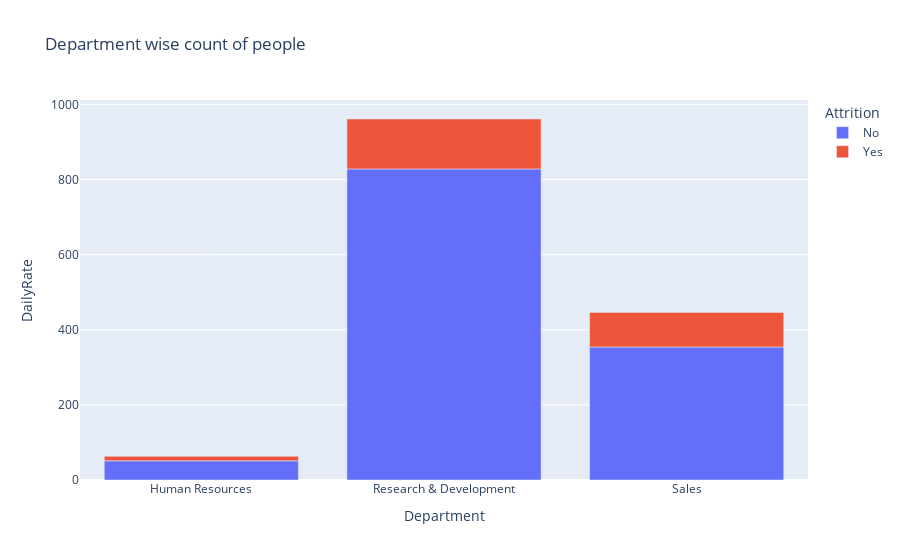

The cell this chart's notebook holds for it:
### Code cell
px.bar(dept_attrition,x='Department',y='DailyRate',color='Attrition',title='Department wise count of people')

### Figure 1 — Plotly figure (JSON) as saved in the notebook; plotly's stock layout.template omitted (floating-point values rounded to 4 significant figures)
{"data": [{"alignmentgroup": "True", "hovertemplate": "Attrition=No<br>Department=%{x}<br>DailyRate=%{y}<extra></extra>", "legendgroup": "No", "marker": {"color": "#636efa", "pattern": {"shape": ""}}, "name": "No", "offsetgroup": "No", "orientation": "v", "showlegend": true, "textposition": "auto", "type": "bar", "x": ["Human Resources", "Research & Development", "Sales"], "xaxis": "x", "y": [51, 828, 354], "yaxis": "y"}, {"alignmentgroup": "True", "hovertemplate": "Attrition=Yes<br>Department=%{x}<br>DailyRate=%{y}<extra></extra>", "legendgroup": "Yes", "marker": {"color": "#EF553B", "pattern": {"shape": ""}}, "name": "Yes", "offsetgroup": "Yes", "orientation": "v", "showlegend": true, "textposition": "auto", "type": "bar", "x": ["Human Resources", "Research & Development", "Sales"], "xaxis": "x", "y": [12, 133, 92], "yaxis": "y"}], "layout": {"barmode": "relative", "legend": {"title": {"text": "Attrition"}, "tracegroupgap": 0}, "title": {"text": "Department wise count of people"}, "xaxis": {"anchor": "y", "domain": [0, 1], "title": {"text": "Department"}}, "yaxis": {"anchor": "x", "domain": [0, 1], "title": {"text": "DailyRate"}}}}
